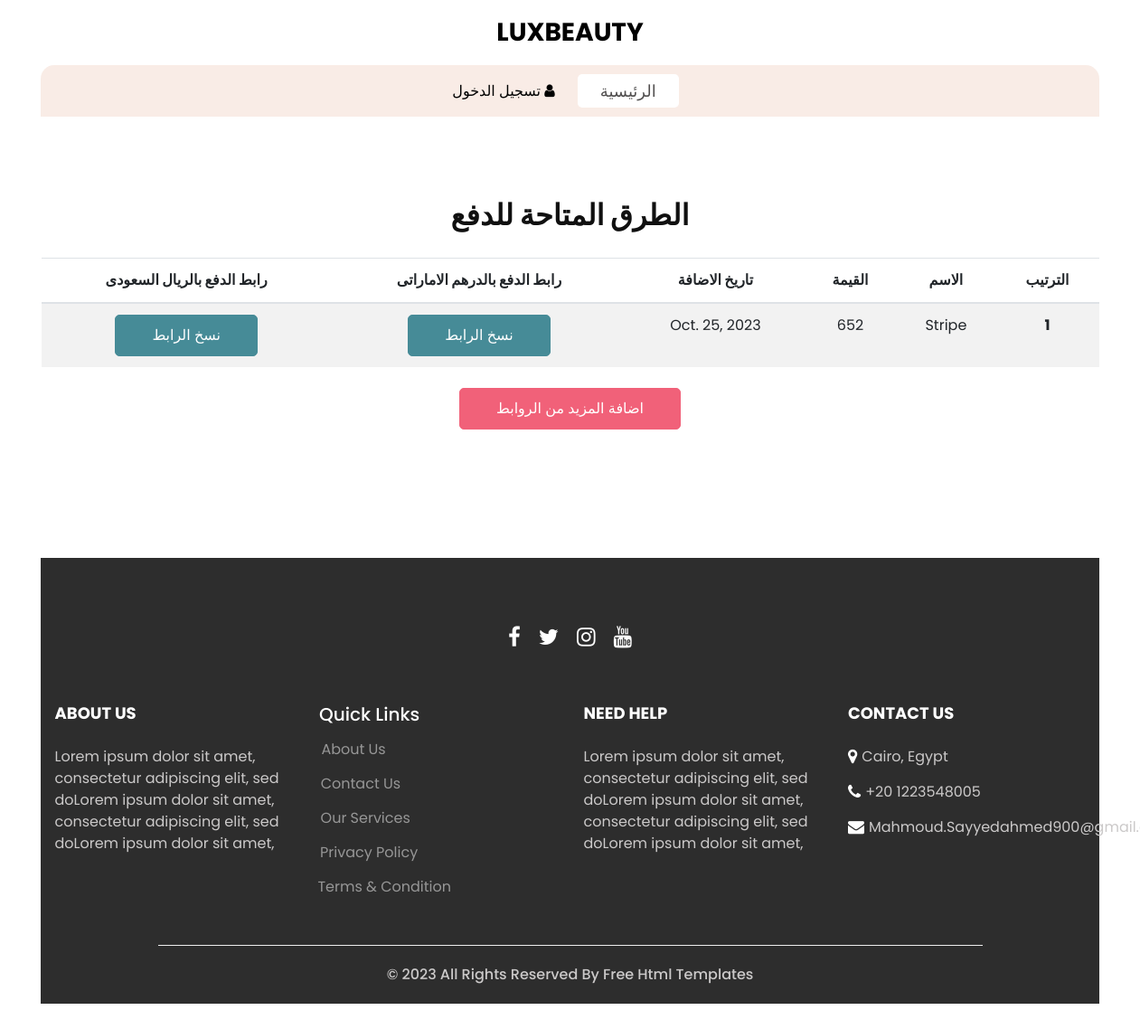
/banks_and_payments/, run on the app's committed database.
### core/models.py (models this page shows, shortened)
class AddLink(models.Model):
    link_name = models.CharField(max_length=150, null=False, blank=False)
    slug_link = models.CharField(max_length=150, unique=True, null=False, blank=False)
    amount = models.IntegerField(null=False, blank=False)
    SAR_link = models.URLField(max_length=500, null=False, blank=False)
    AED_link = models.URLField(max_length=500, null=False, blank=False)
    date = models.DateTimeField(auto_now_add=True, blank=True)

### core/views.py (the view)
# urls.py: path('banks_and_payments/', views.banks, name="banks_and_payments"),
def banks(request):
    links_data = models.AddLink.objects.all()
    context = {
        'links_data' : links_data,
    }
    return render(request, 'core/banks.html', context)

### templates/core/banks.html (shortened to what this page needs)
{% extends 'partials/base.html' %}
{% block content %}
  <section class="shop_section layout_padding">
    <div class="container">
      <div class="heading_container heading_center">
        <h2>
            الطرق المتاحة للدفع
        </h2>
      </div>
      <div class="row">
        <table class="table table-striped" dir='rtl' style="text-align: center">
            <thead>
              <tr>
                <th scope="col">الترتيب</th>
                <th scope="col">الاسم</th>
                <th scope="col">القيمة</th>
                <th scope="col">تاريخ الاضافة</th>
                <th scope="col">رابط الدفع بالدرهم الاماراتى</th>
                <th scope="col">رابط الدفع بالريال السعودى</th>
              </tr>
            </thead>
            <tbody>
                {% for link_data in links_data.all %}
                <tr>
                    <th scope="row">{{ forloop.counter }}</th>
                    <td>{{ link_data.link_name }}</td>
                    <td>{{ link_data.amount }}</td>
                    <td>{{ link_data.date|date }}</td>
                    <td>
                      <button class="btn_payment_button copy-btn" id="btn_after" data-container="{{link_data.AED_link}}">نسخ الرابط</button>
                    </td>
                    <td>
                      <button class="btn_payment_button copy-btn" id="btn_after" data-container="{{link_data.SAR_link}}">نسخ الرابط</button>
                    </td>
                </tr>
                {% endfor %}
            </tbody>
        </table>
      </div>
    {% if links_data %}
        <div class="btn">
            <a href="{% url 'add_new_payment_link' %}">
            اضافة المزيد من الروابط
            </a>
        </div>
    {% endif %}
    </div>
  </section>
{% endblock content %}

### static/css/style.css (style rules this page uses)
body { font-family: "poppins", sans-serif; color: #101010; background-color: #ffffff; }
.layout_padding { padding-top: 90px; padding-bottom: 90px; }
.heading_container { display: -webkit-box; display: -ms-flexbox; display: flex; -webkit-box-orient: vertical; -webkit-box-direction: normal; -ms-flex-direction: column; flex-direction: column; }
.heading_container h2 { text-transform: uppercase; font-weight: bold; }
.heading_container.heading_center { -webkit-box-align: center; -ms-flex-align: center; align-items: center; text-align: center; }
a, a:hover, a:focus { text-decoration: none; }
.btn, .btn:focus { outline: none !important; -webkit-box-shadow: none; box-shadow: none; }
.shop_section .heading_container { margin-bottom: 20px; }
.btn { display: -webkit-box; display: -ms-flexbox; display: flex; -webkit-box-pack: center; -ms-flex-pack: center; justify-content: center; }
.btn a { display: inline-block; padding: 10px 40px; background-color: #f16179; color: #ffffff; border: 1px solid #f16179; border-radius: 5px; -webkit-transition: all .3s; transition: all .3s; }
.btn_payment_button { display: inline-block; padding: 10px 40px; background-color: #468B97; color: #ffffff; border: 1px solid #468B97; border-radius: 5px; -webkit-transition: all .3s; transition: all .3s; }

### static/css/responsive.css (style rules this page uses)
@media (min-width: 1200px) { .container { max-width: 1170px; } }

### data on the page
AddLink: link_name "Stripe", amount "652", date "Oct. 25, 2023"
